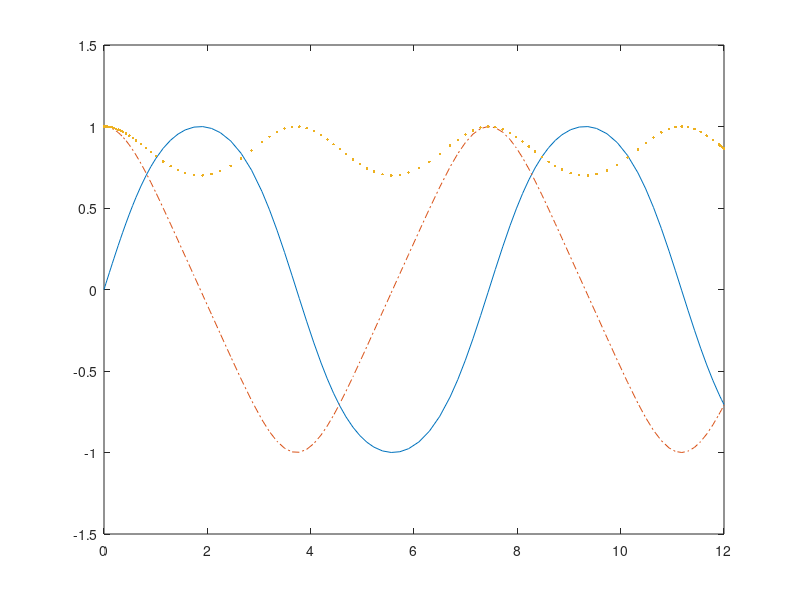

The MATLAB source for this figure:
% definindo o sistema
rigid = @(t,y) [y(2) * y(3); -y(1) * y(3); -0.51 * y(1) * y(2)];

% resolvendo
options = odeset('RelTol',1e-4,'AbsTol',[1e-4 1e-4 1e-5]);
[T,Y] = ode45(rigid,[0 12],[0 1 1],options);

% plotando
plot(T,Y(:,1),'-',T,Y(:,2),'-.',T,Y(:,3),'.')